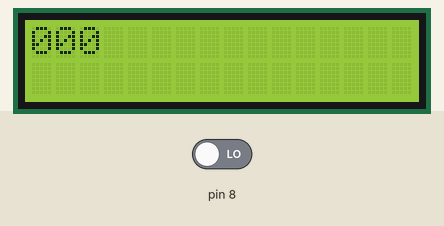
Simulated run of this sketch. Board: Arduino Uno, built with avr-gcc and run on an emulated ATmega328P. On the bench: 16×2 character LCD. Inputs (shaded band) come from the test bench; at power-on: pin 8 LOW. What the sketch prints to the serial monitor is not drawn.

Above: at 1.6 s.
1.7 s: pin 8 driven HIGH
At 2.8 s:
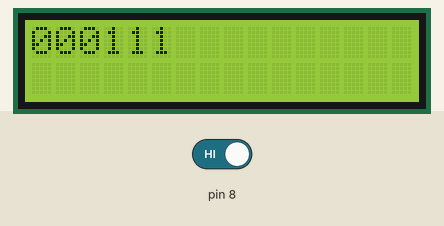
3.5 s: pin 8 driven LOW
At 4.8 s:
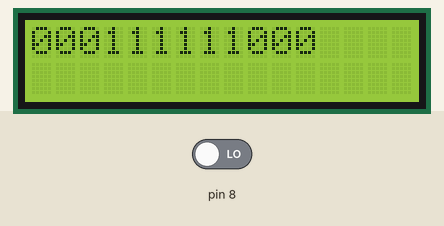
5.5 s: pin 8 driven HIGH
At 6.4 s:
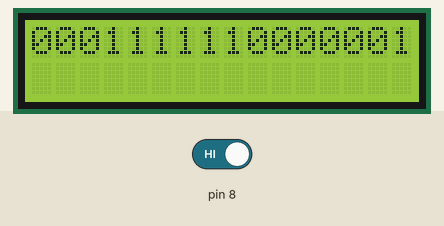
Timing chart, 0 to 8.5 s (numbered marks = the images above; inputs shaded):
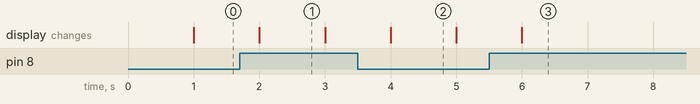

The sketch:

10.ino
```cpp
#include <LiquidCrystal.h>
LiquidCrystal pantalla(2, 4, 5, 6, 7, 9);
int inclinacion = 0;
long contador;

void setup() {
  Serial.begin(9600);
  pantalla.begin(16, 2);    // 16 columnas, 2 filas
}

void loop() {
  inclinacion = digitalRead(8);

  contador = millis();
  //Serial.println(contador);
  if (contador % 1000 == 0) {
    pantalla.print(inclinacion);
    Serial.println(inclinacion);
  }

  if (contador % 32000 == 0) {
    pantalla.setCursor(0,0);
  }
}
```

Measured:
- after the input at 5.5 s, the display: changes after 0.50 s (image 3)
- what the display in image 1 shows lasts 1.0 s, from 2.0 s to 3.0 s
